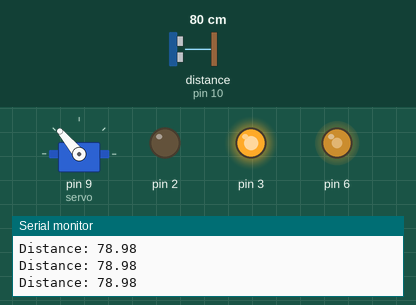
Simulated run of this sketch. Board: Arduino Uno, built with avr-gcc and run on an emulated ATmega328P. On the bench: servo, output pins drawn as LEDs (lit = HIGH), the last lines printed to the serial monitor. Wiring (inferred from the names in the program): ultrasonic range finder: trigger pin 11; echo pin 10. The inputs (shaded band) are chosen by the test bench; at power-on: distance to the obstacle (sensor on pin 10) 80 cm. The echo pulse lasts 58.3 µs per cm; pins used as bus, display or sensor lines are not drawn.

Above: at 1.3 s.
1.4 s: distance to the obstacle (sensor on pin 10) set to 33 cm
2.9 s: distance to the obstacle (sensor on pin 10) set to 26 cm
At 3.4 s:
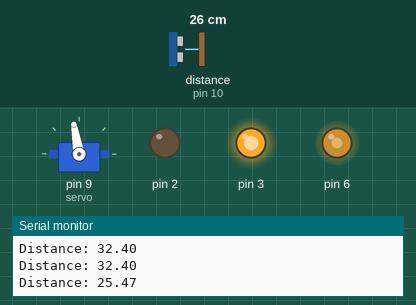
4.5 s: distance to the obstacle (sensor on pin 10) set to 22 cm
6.0 s: distance to the obstacle (sensor on pin 10) set to 18 cm
At 7.2 s:
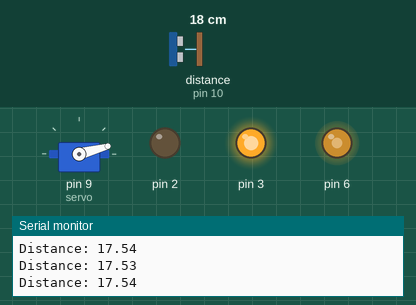
7.5 s: distance to the obstacle (sensor on pin 10) set to 35 cm
At 8.7 s:
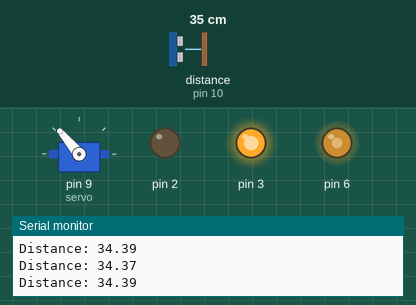
9.0 s: distance to the obstacle (sensor on pin 10) set to 2 cm
At 10.2 s:
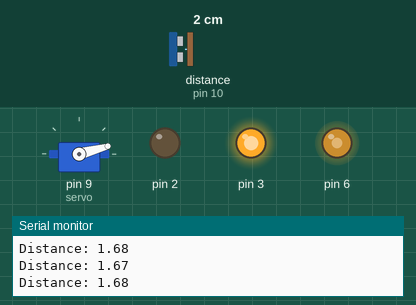
Timing chart, 0 to 11.5 s (numbered marks = the images above; inputs shaded):
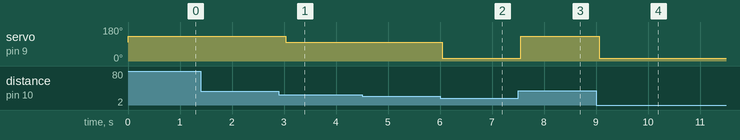

Measured:
- the behaviour switches between 31 and 30 cm on distance to the obstacle (sensor on pin 10) (found by bisection; images 0 and 1)
- the behaviour switches between 21 and 20 cm on distance to the obstacle (sensor on pin 10) (found by bisection; images 1 and 2)
- after the input at 2.9 s, servo on pin 9 (servo): 130° → 100° after 0.13 s
- after the input at 6.0 s, servo on pin 9 (servo): 100° → 15° at once
- after the input at 7.5 s, servo on pin 9 (servo): 15° → 130° after 0.05 s
- after the input at 9.0 s, servo on pin 9 (servo): 130° → 15° after 0.06 s

The sketch:

ultrasonic3.ino
```cpp
#include <Servo.h>

const int ENB = 6;

const int trigr = 11;
const int echor = 10;

const int motorspeed = 140;

Servo servo;

float durationr, distancer ;

void setup()
{
  pinMode(2, OUTPUT);
  pinMode(3, OUTPUT);
  pinMode(9, OUTPUT);

  servo.attach(9);
  servo.write(100);

  pinMode(trigr, OUTPUT);
  pinMode(echor, INPUT);

  Serial.begin(9600);

  analogWrite(6, motorspeed);
  digitalWrite(2, LOW);
  digitalWrite(3, HIGH);
}

void loop()
{
  measuredistancer();

  Serial.print("Distance: ");
  Serial.println(distancer);

  if (distancer < 20)
  {
    servo.write(700);
    delay(500);
  }

  else if (distancer > 30)
  {
    servo.write(130);
    delay(500);
  }

  else if (20 < distancer < 30)
  {
    servo.write(100);
    delay(500);
  }
}

void measuredistancer() {
  // Send pulse to trigger the ultrasonic sensor
  digitalWrite(trigr, LOW);
  delayMicroseconds(2);
  digitalWrite(trigr, HIGH);
  delayMicroseconds(10);
  digitalWrite(trigr, LOW);

  // Measure the echo duration to calculate distance
  durationr = pulseIn(echor, HIGH);
  distancer = durationr * 0.034 / 2;  // Convert duration to distance in cm
}
```
